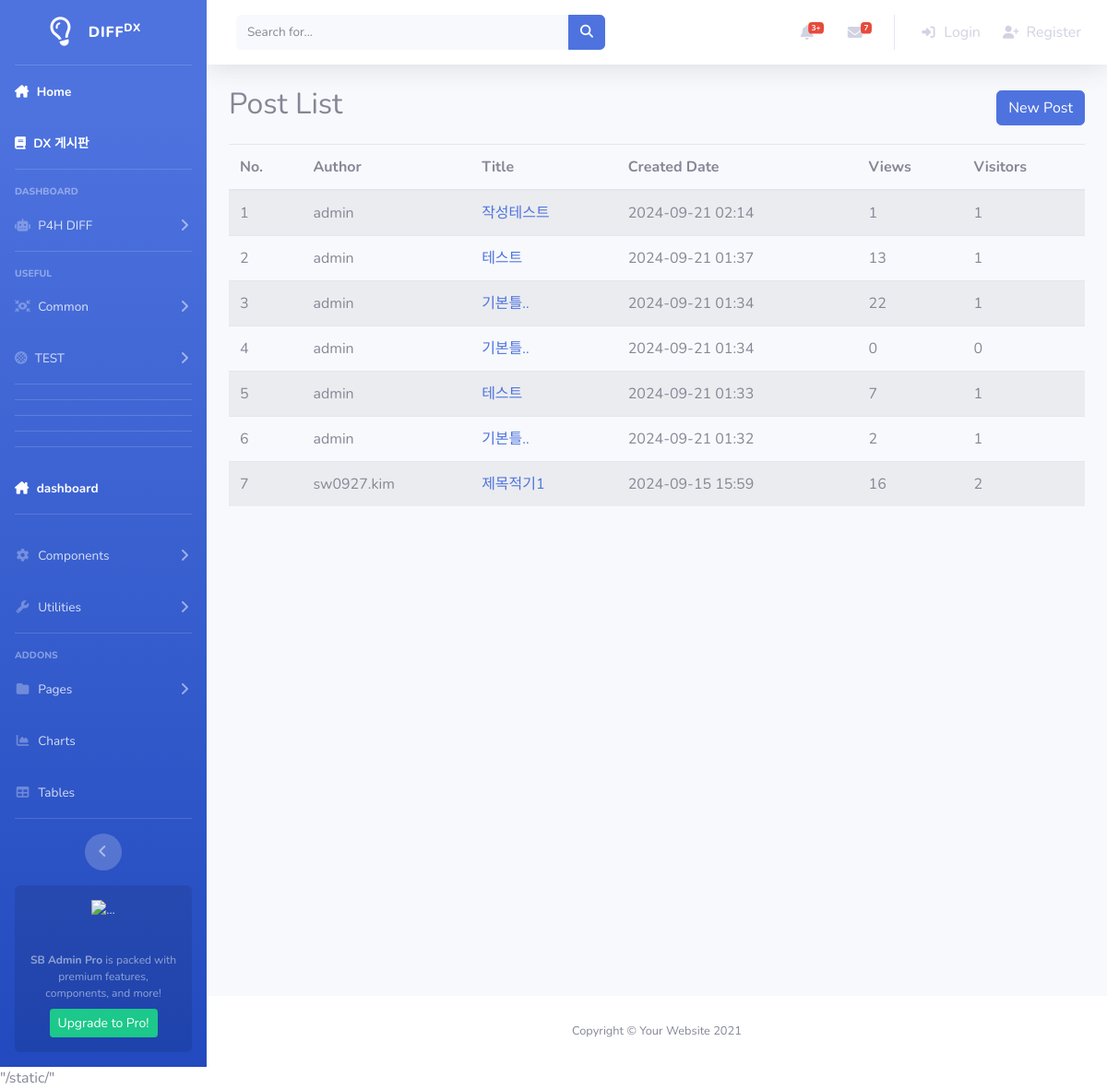
The page /board/ on the database as committed earlier.
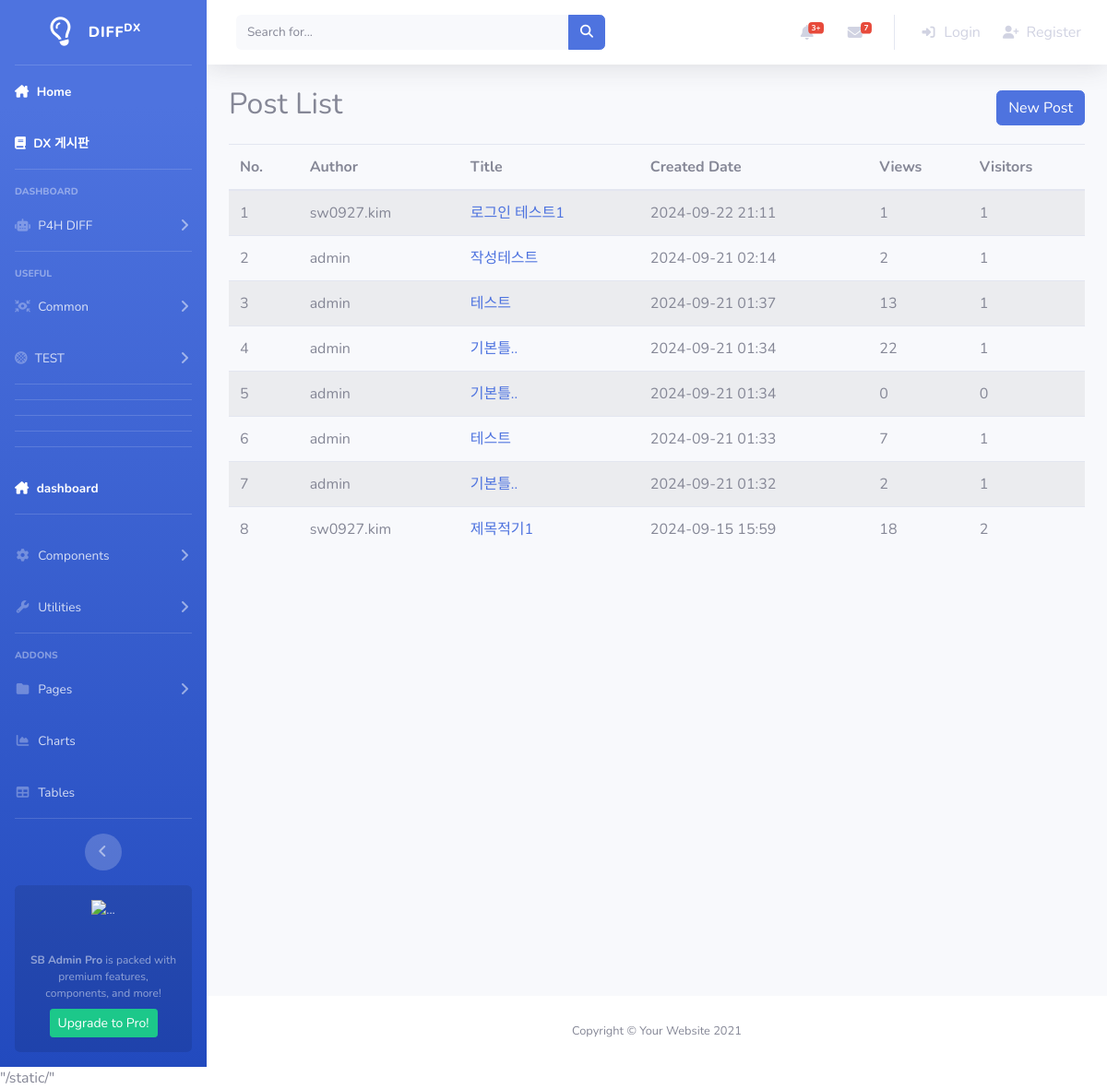
The same page on the database as committed later.
### board/models.py (models this page shows, shortened)
class Post(models.Model):
    title = models.CharField(max_length=200)
    content = models.TextField()
    author = models.ForeignKey(User, on_delete=models.CASCADE, null=True)
    created_at = models.DateTimeField(auto_now_add=True)
    updated_at = models.DateTimeField(auto_now=True)
    views = models.PositiveIntegerField(default=0)  # 조회수
    visitors = models.ManyToManyField(User, related_name='post_visitors', blank=True)

### board/views.py (the view)
# urls.py: path('', views.post_list, name='post_list'),
def post_list(request):
    posts = Post.objects.all().order_by('-created_at')
    return render(request, 'board/post_list.html', {'posts': posts})

### templates/board/post_list.html (shortened to what this page needs)
{% extends 'Common/base.html' %}
{% block content %}
    <div class="d-flex justify-content-between align-items-center mb-3">
        <h2>Post List</h2>
        <a href="{% url 'board:post_new' %}" class="btn btn-primary">New Post</a>
    </div>
    <table class="table table-striped">
        <thead>
            <tr>
                <th>No.</th>
                <th>Author</th>
                <th>Title</th>
                <th>Created Date</th>
                <th>Views</th>
                <th>Visitors</th>
            </tr>
        </thead>
        <tbody>
            {% for post in posts %}
            <tr>
                <td>{{ forloop.counter }}</td>
                <td>{{ post.author.username }}</td>
                <td>
                    <a href="{% url 'board:post_detail' post.pk %}">
                        {{ post.title }}
                    </a>
                </td>
                <td>{{ post.created_at|date:"Y-m-d H:i" }}</td>
                <td>{{ post.views }}</td>
                <td>{{ post.visitors.count }}</td>
            </tr>
            {% empty %}
            <tr>
                <td colspan="6" class="text-center">No posts available.</td>
            </tr>
            {% endfor %}
        </tbody>
    </table>
{% endblock %}

Rows that differ between the two databases and show on the page:
added Post: author.username "sw0927.kim", title "로그인 테스트1", created_at "2024-09-22 21:11", views "1", visitors.count "1"
changed Post "작성테스트": views "1" → "2"
changed Post "제목적기1": views "16" → "18"
